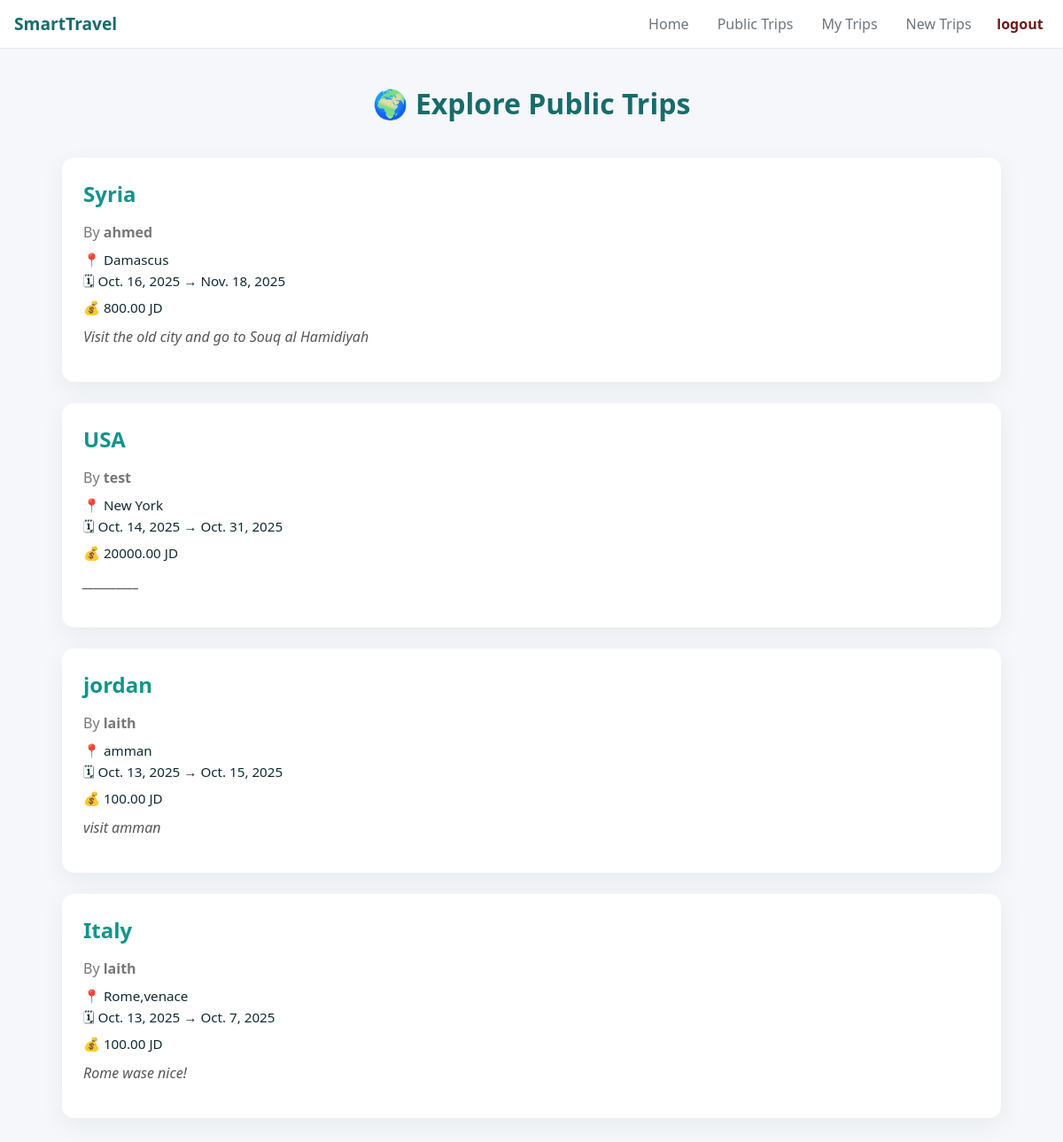
The app's page /public-trips/ (signed in) with its own data.
### planner/models.py (models this page shows, shortened)
class Trip(models.Model):
    user = models.ForeignKey(User, on_delete=models.CASCADE)
    title = models.CharField(max_length=200)
    destination = models.CharField(max_length=200)
    start_date = models.DateField()
    end_date = models.DateField()
    budget = models.DecimalField(max_digits=10, decimal_places=2)
    description = models.TextField(blank=True, null= True)
    is_public = models.BooleanField(default=False)
    review = models.TextField(blank=True, null=True)
    created_at = models.DateTimeField(auto_now_add=True)

### planner/views.py (the view)
# urls.py: path('public-trips/', views.public_trips, name='public_trips'),
def public_trips(request):
    trips = Trip.objects.filter(is_public=True).order_by('-created_at')
    if request.method == 'POST':
        if not request.user.is_authenticated:
            return redirect('login')
        form = ReviewForm(request.POST)
        trip_id = request.POST.get('trip_id')
        trip = get_object_or_404(Trip, id=trip_id)
        if form.is_valid():
            review = form.save(commit=False)
            review.trip = trip
            review.user = request.user
            review.save()
            return redirect('public_trips')
    else:
        form = ReviewForm()
    return render(request, 'trip/public_trips.html', {
        'public_trips': trips,
        'form': form
    })

### planner/templates/trip/public_trips.html (shortened to what this page needs)
{% extends 'base.html' %}
{% load static %}
{% block content %}
<div class="public-trips-container">
  <h1 class="page-title">🌍 Explore Public Trips</h1>
  {% if public_trips %}
  <div class="trip-cards">
    {% for trip in public_trips %}
    <a href="{% url 'public_trip_detail' trip.id %}" class="destination-link">
    <div class="trip-card">
      <div class="trip-header">
        <h2>{{ trip.title }}</h2>
        <p class="trip-author">By <strong>{{ trip.user.username }}</strong></p>
      </div>
      <p class="trip-destination">📍 {{ trip.destination }}</p>
      <p class="trip-date">🗓 {{ trip.start_date }} → {{ trip.end_date }}</p>
      <p class="trip-budget">💰 {{ trip.budget }} JD</p>
      {% if trip.description %}
      <p class="trip-desc">{{ trip.description }}</p>
      {% endif %}
    </div>
  </a>
    {% endfor %}
 </div>
  {% else %}
  <p class="no-trips">No public trips yet 😢</p>
  {% endif %}
</div>
{% endblock %}

### planner/static/css/base.css (style rules this page uses)
:root { --primary: #176c6b; --primary-2: #12948b; --bg: #f6f7f8; --card: #ffffff; --muted: #6c757d; --logout-color: #721818; --accent: #e76f51; --dark: #102a30; --radius: 14px; --shadow: 0 8px 28px rgba(16, 42, 48, 0.06); }
* { box-sizing: border-box }
body { margin: 0; font-family: system-ui, -apple-system, "Segoe UI", Roboto, Arial; background: var(--bg); color: #111; font-size: 16px; }

### planner/static/css/home.css (style rules this page uses)
:root { --primary: #176c6b; --primary-2: #12948b; --accent: #e76f51; --muted: #6c757d; --bg: #f5f7fa; --card: #ffffff; --dark: #102a30; --radius: 14px; --shadow: 0 8px 28px rgba(16, 42, 48, 0.06); }
* { box-sizing: border-box }
body { margin: 0; font-family: "Segoe UI", Tahoma, Geneva, Verdana, sans-serif; background: var(--bg); color: var(--dark); -webkit-font-smoothing: antialiased; }
.destination-link { text-decoration: none; color: inherit; display: block; transition: transform 0.2s ease; }

### planner/static/css/add_trip.css (style rules this page uses)
body { background: var(--bg); font-family: 'Inter', sans-serif; color: var(--dark); -webkit-font-smoothing: antialiased; }
.page-title { font-size: 1.9rem; color: var(--primary); font-weight: 700; margin-bottom: 10px; }

### planner/static/css/public_trips.css (style rules this page uses)
body { background: var(--bg); font-family: "Segoe UI", Tahoma, Geneva, Verdana, sans-serif; color: var(--dark); margin: 0; }
.public-trips-container { max-width: 1100px; margin: 40px auto; padding: 0 20px; }
.page-title { text-align: center; font-size: 2rem; margin-bottom: 40px; color: var(--primary); }
.trip-cards { display: grid; gap: 24px; }
.trip-card { background: var(--card); border-radius: var(--radius); padding: 24px; box-shadow: var(--shadow); transition: transform 0.2s ease, box-shadow 0.2s ease; }
.trip-header h2 { margin: 0; color: var(--primary-2); }
.trip-author { color: #777; margin-bottom: 10px; }
.trip-destination, .trip-date, .trip-budget { font-size: 0.95rem; margin: 4px 0; }
.trip-desc { margin-top: 12px; color: #555; font-style: italic; }

### records on screen
Trip: title "Syria", user.username "ahmed", destination "Damascus", start_date "Oct. 16, 2025", end_date "Nov. 18, 2025", budget "800.00", description "Visit the old city and go to Souq al Hamidiyah"
Trip: title "USA", user.username "test", destination "New York", start_date "Oct. 14, 2025", end_date "Oct. 31, 2025", budget "20000.00", description "__________"
Trip: title "jordan", user.username "laith", destination "amman", start_date "Oct. 13, 2025", end_date "Oct. 15, 2025", budget "100.00", description "visit amman"
Trip: title "Italy", user.username "laith", destination "Rome,venace", start_date "Oct. 13, 2025", end_date "Oct. 7, 2025", budget "100.00", description "Rome wase nice!"
